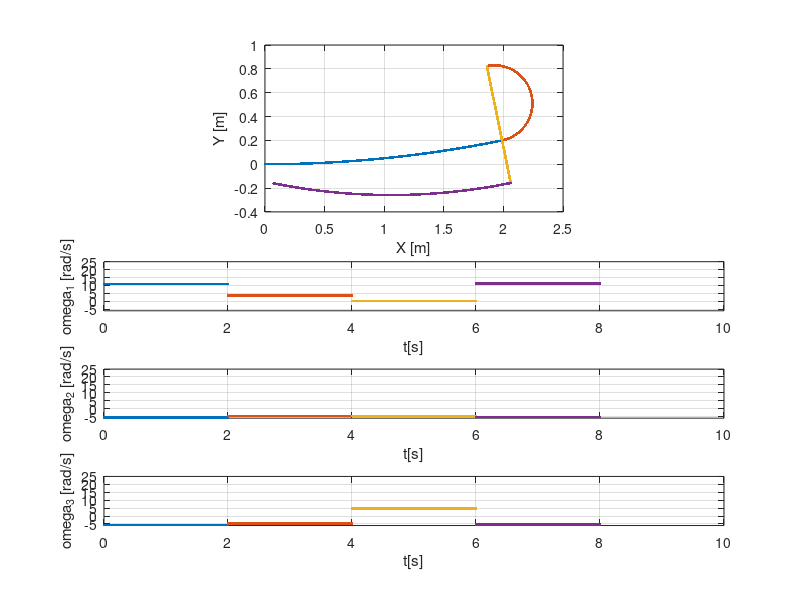

Reproduce this figure in MATLAB.
%% Three motors omniwheel mobile robot 
clear all; clc; 
rw = 0.09; % wheels radius
d = 0.11; %distance between wheels and center of the robot

% Reference values
vx_ref = [1, 0.5, 0, 1];
vy_ref = [0, 0, 0.5, 0]; 
w = [0.1, pi/2, 0, -0.2 ]; 

% Initial conditions
x = 0;
y = 0;
theta = 0;

% Simulation parameters
dt = 0.001; 
T = 2;

figure; 
subplot(5,1,1:2); hold on; grid on; box on; daspect([1 1 1]);
subplot(513); hold on; grid on; box on; 
subplot(514); hold on; grid on; box on; 
subplot(515); hold on; grid on; box on; 
for j=1:length(vx_ref)
    % Inverse Kinematics; Calculate wheels' angular velocities based on 
    % reference linear and angular velocities of the robot 
    w1 = -d/rw * w(j) + vx_ref(j)/rw;
    w2 = -d/rw * w(j) - vx_ref(j)/(2*rw) - sin(pi/3)*vy_ref(j)/rw;
    w3 = -d/rw * w(j) - vx_ref(j)/(2*rw) + sin(pi/3)*vy_ref(j)/rw;
    n = 1;
    for i=0:dt:T
        % Forward Kinematics and Odometry; Update robot position and 
        % orientation based on angular velocities of wheels 
        w_real = rw/(3*d) * (-w1-w2-w3);
        vx_omni = rw/3 * (2*w1-w2-w3);
        vy_omni = rw / (2*sin(pi/3)) * (-w2+w3);
        vx = cos(theta)*vx_omni - sin(theta)*vy_omni;
        vy = sin(theta)*vx_omni + cos(theta)*vy_omni;
        x = x + vx*dt;
        y = y + vy*dt;
        theta = theta + w_real*dt;

        % Save data for display
        X(n) = x; Y(n) = y; Theta(n) = theta;
        W1(n) = w1; W2(n) = w2; W3(n) = w3;
        n = n+1;
    end
    subplot(5,1,1:2); plot(X, Y, '.'); xlabel("X [m]"); ylabel("Y [m]")
    subplot(513); plot((j-1)*T+(1:(n-1))*dt, W1, '.'); xlabel("t[s]"); ylabel("\omega_{1} [rad/s]"); ylim([-6 25])
    subplot(514); plot((j-1)*T+(1:(n-1))*dt, W2, '.'); xlabel("t[s]");  ylabel("\omega_{2} [rad/s]"); ylim([-6 25])
    subplot(515); plot((j-1)*T+(1:(n-1))*dt, W3, '.'); xlabel("t[s]");  ylabel("\omega_{3} [rad/s]"); ylim([-6 25])
end